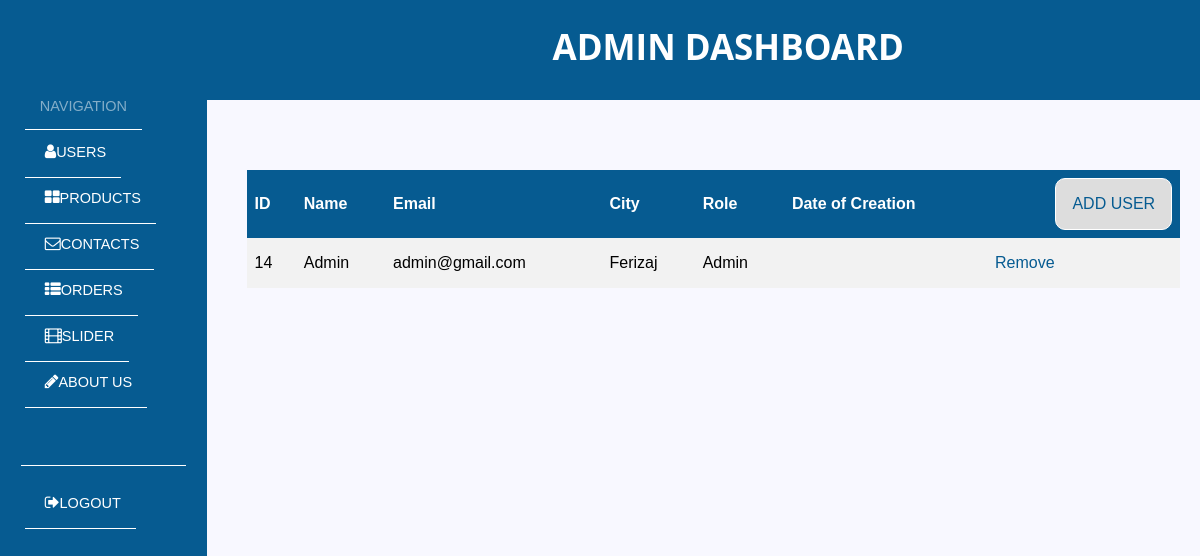
Page /backend/users.php (signed in) on the earlier database version.
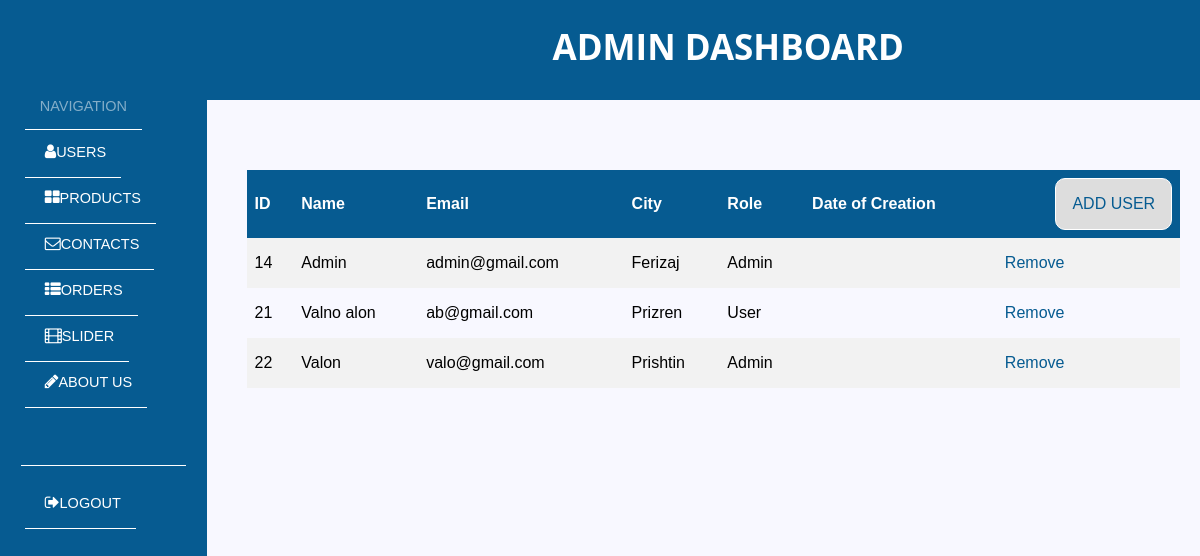
Same page on the later database version.
### tables this page shows
CREATE TABLE `users` (
  `id` int(11) NOT NULL,
  `name` varchar(255) NOT NULL,
  `email` varchar(255) NOT NULL,
  `password` varchar(255) NOT NULL,
  `city` varchar(255) DEFAULT NULL,
  `gender` varchar(10) DEFAULT NULL,
  `is_superadmin` tinyint(4) NOT NULL DEFAULT 0,
  `created_at` date DEFAULT current_timestamp()
);

### backend/controllers/UserController.php (called while the page is built, shortened)
<?php
class UserController
{
    protected $database;
    public function __construct()
    {
        $this->database = new Database;
    }
    public function showAll()
    {
        $query = $this->database->pdo->query('SELECT * FROM users');
        return $query->fetchAll();
    }
}
?>

### backend/core/Database.php (called while the page is built, shortened)
<?php
class Database
{
    public function __construct()
    {
        $host = "localhost";
        $user = "root";
        $password = "";
        $db_name = "flex-furniture-1";
        try{
            $link = new PDO("mysql:host=$host;dbname=$db_name",$user,$password);
            $this->pdo = $link;
        }catch(PDOException $e) {
            die('DIE'. $e->getMessage());
        }
    }
}
?>

### backend/users.php (the view, shortened to what this page needs)
<?php
require './controllers/UserController.php';
$user = new UserController;
$users = $user->showAll();
?>
<!DOCTYPE html>
<html lang="en">
<head>
    <link rel="stylesheet" type="text/css" media="screen" href="../css/admin.css">
    <link rel="stylesheet" href="https://cdnjs.cloudflare.com/ajax/libs/font-awesome/4.7.0/css/font-awesome.min.css">
</head>
<body>
<div class="dashboard-wrapper">
    <?php include 'inc/sidebar.php' ?>
    <div id="dashboard-container">
        <div class="content-title">
            <h1 class="page-title"><a href="users.php">Admin Dashboard</a></h1>
        </div>
        <div class="main-content">
            <table class="table">
                <tr class="table-head">
                    <th>ID</th>
                    <th>Name</th>
                    <th>Email</th>
                    <th>City</th>
                    <th>Role</th>
                    <th>Date of Creation</th>
                    <th>
                        <button id="myBtn" class="button1" style="float: right">ADD USER</button>
                    </th>
                </tr>
                <?php foreach ($users as $user) : ?>
                    <tr>
                        <td><?php echo $user['id'] ?></td>
                        <td><?php echo $user['name'] ?></td>
                        <td><?php echo $user['email'] ?></td>
                        <td><?php echo $user['city'] ?></td>
                        <td><?php echo $user['is_superadmin'] == 1 ? "Admin" : "User" ?></td>
                        <td></td>
                        <td><a href="controllers/functions/delete-user.php?id=<?php echo $user["id"] ?>">Remove</a></td>
                    </tr>
                <?php endforeach ?>
            </table>
        </div>
    </div>
</div>
</body>
</html>

### backend/inc/sidebar.php (shortened to what this page needs)
<!DOCTYPE html>
<html lang="en">
<head>
    <link rel="stylesheet" type="text/css" media="screen" href="../../css/admin.css">
</head>
<body>
<nav id="dashboard-sidebar">
    <ul>
        <li><span>Navigation</span></li>
        <li><a href="users.php">Users</a></li>
        <li><a href="products.php">Products</a></li>
        <li><a href="contacts.php">Contacts</a></li>
        <li><a href="#">Orders</a></li>
        <li><a href="#">Slider</a></li>
        <li><a href="#">About Us</a></li>
        <span>
                <li></li>
            </span>
        <li><a href="controllers/functions/logout.php">Logout</a></li>
    </ul>
</nav>
</body>
</html>

### css/admin.css (style rules this page uses)
* { box-sizing: border-box; }
body { height: 100%; width: 100%; font-family: Verdana, Geneva, Tahoma, sans-serif; margin: 0; padding: 0; background-color: ghostwhite; display: flex; flex-direction: column; flex-wrap: wrap; }
nav { width: 100%; z-index: 2; position: relative; }
nav ul { width: 80%; margin: 0 auto; padding: 0; }
nav ul li { height: 40px; list-style: none; display: inline-block; padding-top: 13px; font-size: 14.5px; padding-left: 4px; padding-right: 4px; }
nav ul li a { color: #065b91; text-decoration: none; text-transform: uppercase; }
#dashboard-sidebar { width: 250px; background: #065b91; padding-top: 60px; }
#dashboard-sidebar ul span { display: block; padding: 15px; color: rgba(255, 255, 255, .5); text-transform: uppercase; border-bottom: 1px solid #ffff; }
#dashboard-sidebar ul a { position: relative; display: block; padding: 15px 15px 17px 20px; color: #fff; border-bottom: 1px solid #ffff; }
#dashboard-sidebar ul a:before { font: normal 16px fontawesome; top: 15px; left: 18px; }
#dashboard-sidebar ul li:nth-child(2) a:before { content: '\f007'; }
#dashboard-sidebar ul li:nth-child(3) a:before { content: '\f009'; }
#dashboard-sidebar ul li:nth-child(4) a:before { content: '\f003'; }
#dashboard-sidebar ul li:nth-child(5) a:before { content: '\f00b'; }
#dashboard-sidebar ul li:nth-child(6) a:before { content: '\f008'; }
#dashboard-sidebar ul li:nth-child(7) a:before { content: '\f040'; }
#dashboard-sidebar ul li:nth-child(9) a:before { content: '\f08b'; }
#dashboard-container { display: flex; flex-direction: column; justify-content: flex-start; width: 100%; height: auto; }
.dashboard-wrapper { margin: 0; display: flex; min-height: 100%; }
.content-title { width: 100%; height: 100px; background-color: #065b91; }
.page-title { font-family: 'Open Sans', sans-serif; font-size: 35px; text-transform: uppercase; padding-left: 5%; text-align: center; }
.page-title a { text-decoration: none; color: #ffff; }
.main-content { width: 100%; min-height: 630px; padding-bottom: 10%; }
.table { border-collapse: collapse; border-spacing: 0; width: 94%; margin-top: 7%; margin-left: 4%; }
.table th, td { text-align: left; padding: 8px; }
.table td a { text-decoration: none; color: #065b91; }
.table tr { height: 50px; }
.table tr:nth-child(even) { background-color: #f2f2f2; }
.table-head { color: #fff; height: 60px; background-color: #065b91; }
.button1 { background-color: #dddddd; float: right; border: none; color: #065b91; padding: 16px 16px; text-align: center; text-decoration: none; font-size: 16px; cursor: pointer; border: 1px solid white; border-radius: 10px; }

Differences in the rows shown:
added users: id "21", name "Valno alon", email "ab@gmail.com", city "Prizren", is_superadmin "User"
added users: id "22", name "Valon", email "valo@gmail.com", city "Prishtin", is_superadmin "Admin"
